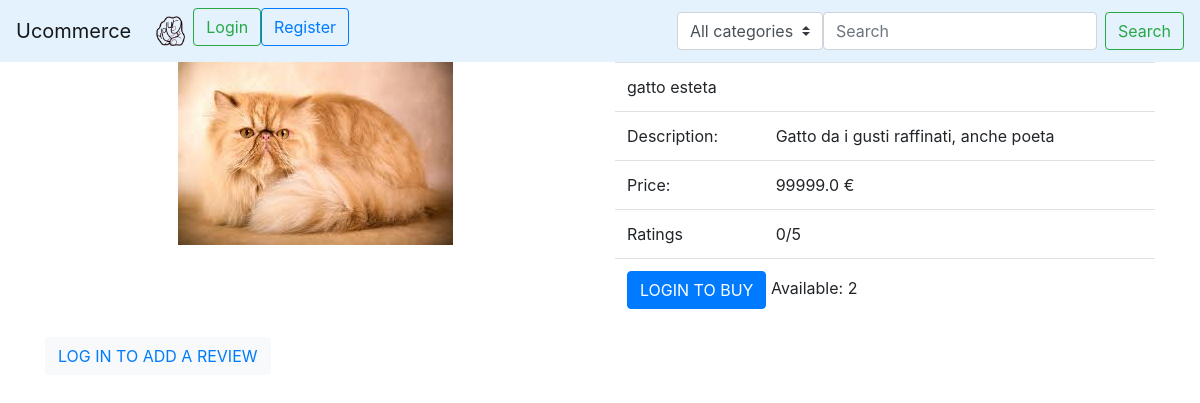
Screenshot of /product/management/8/detail with the database file from the repository.
### product_management/models.py (models this page shows)
class Product(models.Model):
    id = models.AutoField(primary_key=True)
    name = models.CharField(max_length=50)
    image = models.ImageField(upload_to='product_images/')
    price = models.FloatField(validators=[MinValueValidator(0.0001)])
    description = models.TextField(max_length=500)
    quantity = models.PositiveIntegerField(default=1)
    shipment = models.FloatField(default=0, validators=[MinValueValidator(0)])
    producer = models.ForeignKey(CustomUser, on_delete=models.CASCADE)
    category = models.ForeignKey(MyCategory,on_delete=models.PROTECT)

### product_management/views.py (the view)
# urls.py: path('management/<int:pk>/detail', views.ProductDetail.as_view(), name='product_detail'),
class ProductDetail(DetailView):
    model = Product
    template_name = 'product_setting/detail.html'
    def get_queryset(self, *args, **kwargs):
        return Product.objects.filter(id=self.kwargs['pk'])

### product_management/templates/product_setting/detail.html (shortened to what this page needs)
{% extends 'base.html' %}
{% load static %}
{% block content %}
    <div class="container">
    <div class="row">
        <div class="col">
            <div class="text-center">
             <img src="{{ product.image.url }}"  class="img-fluid" alt="user profile image" height="240">
            </div>
        </div>
        <div class="col">
                <table class="table table-unbordered">
                    <tr>
                        <td colspan="2"><bold> {{ product.name }}</bold> </td>
                    </tr>
                    <tr>
                        <td>Description: </td>
                        <td>{{ product.description }}</td>
                    </tr>
                    <tr>
                        <td>Price: </td>
                        <td>{{ product.price }} &euro;</td>
                    </tr>
                    <tr>
                        <td>Ratings</td>
                        <td id="product_ratings">0/5</td>
                    </tr>
                    <tr>
                        <td colspan="2">
                            {% if product.quantity == 0 %}
                                OUT OF SALE
                            {% else %}
                                {% if request.user.is_authenticated %}
                                     <button class="btn btn-primary" data-toggle="modal" data-target="#BuyProduct">BUY</button>
                                {% else %}
                                    <a class="btn btn-primary" href="{% url 'user_management:login' %}">LOGIN TO BUY</a>
                                {% endif %}
                                Available: {{ product.quantity }}
                            {% endif %}
                        </td>
                    </tr>
                </table>
        </div>
    </div>
    <div class="row">
        <div class="col">
            {% if request.user.is_authenticated %}
                <button class="btn btn-warning" data-toggle="modal" data-target="#ReviewModal"> ADD REVIEW</button>
            {% else %}
                <button class="btn btn-light"><a href="{% url 'user_management:login' %}">LOG IN TO ADD A REVIEW</a></button>
            {% endif %}
        </div>
    </div>
{% endblock %}

### rows the page displays
Product: image (picture), name "gatto esteta", description "Gatto da i gusti raffinati, anche poeta", price "99999.0", quantity "2"
